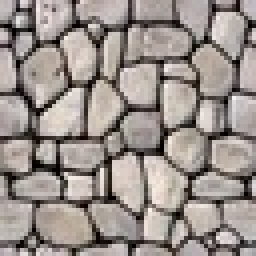
#> input picture rock_wall.jpg, 64 x 64 px, shrunk from 200 x 200 before the run (shown 4 times larger); the run also reads 2 pictures not shown here
$ jupyter execute --allow-errors TextureQuilting.ipynb
#> lines starting #> are read from the running program, lines starting #| are printed output that depends on the picture
# Texture Quilting

In this project, I use code to stitch together image patches sampled from an input texture in order to synthesize new texture images.

---

---
# Part 1 - Shortest Path

The function ***shortest_path***  takes an 2D array of ***costs***, of shape HxW, as input and finds the *shortest vertical path* from top to bottom through the array. A vertical path is specified by a single horizontal location for each row of the H rows. Locations in successive rows should not differ by more than 1 so that at each step the path either goes straight or moves at most one pixel to the left or right. The cost is the sum of the costs of each entry the path traverses. Your function should return an length H vector that contains the index of the path location (values in the range 0..W-1) for each of the H rows.

I solved the problem by implementing a dynamic programming algorithm. I used a for-loop over the rows of the "cost-to-go" array, computing the cost of the shortest path up to that row using the recursive formula that depends on the costs-to-go for the previous row. Once at the last row, we can then find the smallest total cost. To find the path which actually has this smallest cost, we will need to do  backtracking. The easiest way to do this is to also store the index of whichever minimum was selected at each location. These indices will also be an HxW array. We can then backtrack through these indices, reading out the path.

[cell 1]
#modules used
import numpy as np
import matplotlib.pyplot as plt

[cell 2]
def shortest_path(costs):
    """
    This function takes an array of costs and finds a shortest path from the
    top to the bottom of the array which minimizes the total costs along the
    path. The path should not shift more than 1 location left or right between
    successive rows.

    In other words, the returned path is one that minimizes the total cost:

        total_cost = costs[0,path[0]] + costs[1,path[1]] + costs[2,path[2]] + ...

    subject to the constraint that:

        abs(path[i]-path[i+1])<=1

    Parameters
    ----------
    costs : 2D float array of shape HxW
         An array of cost values with W>=3

    Returns
    -------
    path : 1D array of length H
        indices of a vertical path.  path[i] contains the column index of
        the path for each row i.
    """

    nrows = costs.shape[0]
    ncols = costs.shape[1]

    # to keep the implementation simple, we will refuse to handle
    # the boundary case where the cost array is very narrow.
    assert(ncols>=3)

    M = np.copy(costs)
    Q = np.zeros_like(M, dtype=int)
    Q[0,:] = np.arange(ncols)

    for i in range(1, nrows):
        for j in range(0, ncols):
            # left side case where there is no j-1
            if j == 0:
                Q[i,j] = np.argmin(M[i-1, j:j+2])
                min_cost = M[i-1, Q[i,j]]
            # right side case where there is no j+1
            elif j == ncols-1:
                Q[i,j] = np.argmin(M[i-1, j-1:j+1]) + j-1
                min_cost = M[i-1, Q[i,j]]
            # normal case
            else:
                Q[i,j] = np.argmin(M[i-1, j-1:j+2]) + j-1
                min_cost = M[i - 1, Q[i,j]]

            M[i,j] += min_cost

    cur = np.argmin(M[nrows-1,:])
    path = np.empty((nrows),dtype=int)
    path[-1] = cur
    for k in range(nrows-2,-1,-1):
        path[k] = Q[k+1,cur]
        cur = path[k]


    return path

[cell 3]
#
#  test code


# normal case
costs1 = np.array([[9,9,8,9,9],
                   [9,7,8,8,9],
                   [6,9,7,9,9],
                   [6,7,9,9,9],
                   [9,5,9,9,9],
                   [9,3,4,9,9],
                   [9,9,1,9,9]])
path1 = shortest_path(costs1)

print(costs1)
print("path1:",path1)

# special case where a simple greedy forward seach fails
costs2 = np.array([[9,1,9,9,9,8,9],
                   [9,7,9,9,9,8,9],
                   [9,7,9,9,9,9,8],
                   [9,8,9,9,9,1,9],
                   [6,9,9,9,1,9,9],
                   [9,8,9,9,9,1,9],
                   [9,8,9,9,9,9,1],
                   [9,9,7,9,9,1,9]])
path2 = shortest_path(costs2)

print(costs2)
print("path2:",path2)

# case where the seam is a stright line flushed to the right side
costs3 = np.array([[9,9,9,8,9,9,1],
                   [9,7,9,9,9,9,1],
                   [9,7,9,3,9,9,1],
                   [9,8,9,9,9,9,1],
                   [6,9,9,9,5,9,1],
                   [9,8,9,6,9,9,1],
                   [9,8,9,9,9,9,1],
                   [9,9,7,9,9,9,1]])
path3 = shortest_path(costs3)

print(costs3)
print("path3:",path3)

# case where the seam is a stright line flushed to the left side
costs4 = np.array([[1,9,9,8,9,9,9],
                   [1,7,9,9,9,9,9],
                   [1,7,9,3,9,9,9],
                   [1,8,9,9,9,9,9],
                   [1,9,9,9,5,9,9],
                   [1,8,9,6,9,9,9],
                   [1,8,9,9,9,9,9],
                   [1,9,7,9,9,9,9]])
path4 = shortest_path(costs4)

print(costs4)
print("path4:",path4)

# Part 2 - Image Stitching

The function ***stitch*** takes two gray-scale images, ***left_image*** and ***right_image*** and a specified ***overlap*** and returns a new output image by stitching them together along a vertical seam where the two images have very similar brightness values. If the input images are of widths ***w1*** and ***w2*** then the stitched result image returned by the function should be of width ***w1+w2-overlap*** and have the same height as the two input images.

We will want to first extract the overlapping strips from the two input images and then compute a cost array given by the absolute value of their difference. I can then use my ***shortest_path*** function to find the seam along which to stitch the images where they differ the least in brightness. Finally we need to generate the output image by using pixels from the left image on the left side of the seam and from the right image on the right side of the seam.

[cell 4]
def stitch(left_image, right_image, overlap):
    """
    This function takes a pair of images with a specified overlap and stitches them
    togther by finding a minimal cost seam in the overlap region.

    Parameters
    ----------
    left_image : 2D float array of shape HxW1
        Left image to stitch

    right_image : 2D float array of shape HxW2
        Right image to stitch

    overlap : int
        Width of the overlap zone between left and right image

    Returns
    -------
    stitched : 2D float array of shape Hx(W1+W2-overlap)
        The resulting stitched image
    """

    # inputs should be the same height
    assert(left_image.shape[0]==right_image.shape[0])
    assert(overlap>=3)

    lio = left_image[:,left_image.shape[1]-overlap:]
    rio = right_image[:,right_image.shape[1]-overlap:]
    box = np.absolute(lio-rio)
    path = shortest_path(box)

#     stitched = np.zeros((left_image.shape[0],left_image.shape[1]+right_image.shape[1]-overlap))
#     for i in range(len(path)):
#         stitched[i] = np.concatenate((left_image[i,:left_image.shape[1]-overlap+path[i]],right_image[i,path[i]:]))

    li_col = left_image.shape[1]
    lic = np.concatenate((left_image,np.zeros((left_image.shape[0],right_image.shape[1]-overlap), dtype=int)), axis=1)
    ric = np.concatenate((np.zeros((right_image.shape[0],li_col-overlap), dtype=int), right_image), axis=1)

    lic[np.arange(lic.shape[1]) > (path[:, None]+li_col-overlap)] = 0
    ric[np.arange(ric.shape[1]) <= (path[:, None]+li_col-overlap)] = 0

    stitched = lic+ric

    assert(stitched.shape[0]==left_image.shape[0])
    assert(stitched.shape[1]==(left_image.shape[1]+right_image.shape[1]-overlap))

    return stitched

[cell 5]
# a simple test visualization of stitching two random
# tiles which have different overall brightness so we
# can easily see where the seam is

L = np.random.rand(20,20)+1
R = np.random.rand(20,20)+2
S = stitch(L,R,10)
plt.imshow(S)
plt.show()
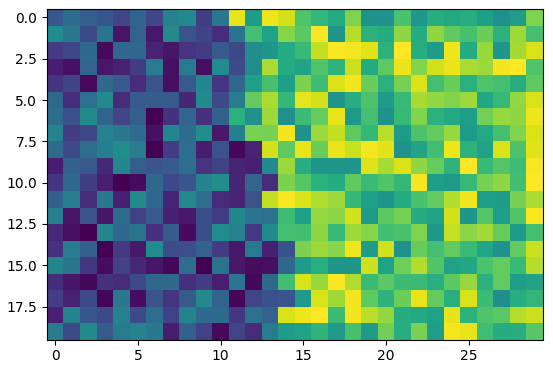
#> figure drawn by matplotlib, 1 panel

# Part 3 - Texture Quilting

The function ***synth_quilt***  takes as input an array indicating the set of texture tiles to use, an array containing the set of available texture tiles, the ***tilesize*** and ***overlap*** parameters and synthesizes the output texture by stitching together the tiles. ***synth_quilt***  utilizes my stitch function repeatedly. First, for each horizontal row of tiles, construct the stitched row by successively stitching the next tile in the row on to the right side of your row image. Once we have row images for all the rows, we can stitch them together to get the final image. Since my stitch function only works for vertical seams, I have to transpose the rows, stitch them together, and then transpose the result.

[cell 6]
def synth_quilt(tile_map,tiledb,tilesize,overlap):

    """
    This function takes as input an array indicating the set of texture tiles
    to use at each location, an array containing the database of available texture
    tiles, tilesize and overlap parameters, and synthesizes the output texture by
    stitching together the tiles


    Parameters
    ----------
    tile_map : 2D array of int
        Array storing the indices of which tiles to paste down at each output location

    tiledb : 2D array of int
        Collection of sample tiles to select from. The array is of size ntiles x npixels
        where each tile image is stored in vectorized form as a row of the array.

    tilesize : (int,int)
        Size of a tile in pixels

    overlap : int
        Amount of overlap between tiles

    Returns
    -------
    output : 2D float array
        The resulting synthesized texture of size
    """

    # determine output size based on overlap and tile size
    outh = (tilesize[0]-overlap)*tile_map.shape[0] + overlap
    outw = (tilesize[1]-overlap)*tile_map.shape[1] + overlap
    output = np.zeros((outh,outw))

    rows = np.zeros((tilesize[0]*tile_map.shape[0],outw))


    for i in range(tile_map.shape[0]):
        row_length = 0
        for j in range(tile_map.shape[1]):
            icoord = i*tilesize[0]
            jcoord = j*(tilesize[1]-overlap)
            tile_vec = tiledb[tile_map[i,j],:];
            tile_image = np.reshape(tile_vec,tilesize)

            if j == 0:
                rows[icoord:(icoord+tilesize[0]),jcoord:(jcoord+tilesize[1])] = tile_image
                row_length += tilesize[1]
            else:
                rows[icoord:(icoord+tilesize[0]),:row_length+tilesize[1]-overlap] =\
                    stitch(rows[icoord:(icoord+tilesize[0]),:row_length],tile_image,overlap)
                row_length += (tilesize[1]-overlap)

    output = output.T
    rows = rows.T
    row_length = 0
    for i in range(tile_map.shape[0]):
        icoord = i*(tilesize[0]-overlap)
        if i == 0:
            output[:,:tilesize[0]] = rows[:,:tilesize[0]]
            row_length += tilesize[0]
        else:
            output[:,:row_length+tilesize[0]-overlap] =\
                stitch(output[:,:row_length],rows[:,i*tilesize[0]:i*tilesize[0]+tilesize[0]],overlap)
            row_length += (tilesize[0]-overlap)

    return output.T

# Part 4 - Texture Synthesis Demo

The function below ***quilt_demo*** puts together the pieces. It takes a sample texture image and a specified output size and uses the functions implemented previously to synthesize a new texture sample.

[cell 7]
#skimage is only needed for sample tiles code provided below
import skimage as ski

def sample_tiles(image,tilesize,randomize=True):
    """
    This function generates a library of tiles of a specified size from a given source image

    Parameters
    ----------
    image : float array of shape HxW
        Input image

    tilesize : (int,int)
        Dimensions of the tiles in pixels


    Returns
    -------
    tiles : float array of shape  numtiles x numpixels
        The library of tiles stored as vectors where npixels is the
        product of the tile height and width
    """

    tiles = ski.util.view_as_windows(image,tilesize)
    ntiles = tiles.shape[0]*tiles.shape[1]
    npix = tiles.shape[2]*tiles.shape[3]
    assert(npix==tilesize[0]*tilesize[1])

#     print("library has ntiles = ",ntiles,"each with npix = ",npix)

    tiles = tiles.reshape((ntiles,npix))

    # randomize tile order
    if randomize:
        tiles = tiles[np.random.permutation(ntiles),:]

    return tiles


def topkmatch(tilestrip,dbstrips,k):
    """
    This function finds the top k candidate matches in dbstrips that
    are most similar to the provided tile strip.

    Parameters
    ----------
    tilestrip : 1D float array of length npixels
        Grayscale values of the query strip

    dbstrips : 2D float array of size npixels x numtiles
        Array containing brightness values of numtiles strips in the database
        to match to the npixels brightness values in tilestrip

    k : int
        Number of top candidate matches to sample from

    Returns
    -------
    matches : list of ints of length k
        The indices of the k top matching tiles
    """
    assert(k>0)
    assert(dbstrips.shape[0]>k)
    error = (dbstrips-tilestrip)
    ssd = np.sum(error*error,axis=1)
    ind = np.argsort(ssd)
    matches = ind[0:k]
    return matches


def quilt_demo(sample_image, ntilesout=(10,20), tilesize=(30,30), overlap=5, k=5):
    """
    This function takes an image and quilting parameters and synthesizes a
    new texture image by stitching together sampled tiles from the source image.


    Parameters
    ----------
    sample_image : 2D float array
        Grayscale image containing sample texture

    ntilesout : list of int
        Dimensions of output in tiles,  e.g. (3,4)

    tilesize : int
        Size of the square tile in pixels

    overlap : int
        Amount of overlap between tiles

    k : int
        Number of top candidate matches to sample from

    Returns
    -------
    img : list of int of length K
        The resulting synthesized texture of size
    """

    # generate database of tiles from sample
    tiledb = sample_tiles(sample_image,tilesize)
    # number of tiles in the database
    nsampletiles = tiledb.shape[0]

    if (nsampletiles<k):
        print("Error: tile database is not big enough!")

    # generate indices of the different tile strips so we can easily
    # extract the left, right, top or bottom overlap strip from a tile
    i,j = np.mgrid[0:tilesize[0],0:tilesize[1]]
    top_ind = np.ravel_multi_index(np.where(i<overlap),tilesize)
    bottom_ind = np.ravel_multi_index(np.where(i>=tilesize[0]-overlap),tilesize)
    left_ind = np.ravel_multi_index(np.where(j<overlap),tilesize)
    right_ind = np.ravel_multi_index(np.where(j>=tilesize[1]-overlap),tilesize)

    # initialize an array to store which tile will be placed
    # in each location in the output image
    tile_map = np.zeros(ntilesout,'int')

#     print('row:')
    for i in range(ntilesout[0]):
#         print(i)
        for j in range(ntilesout[1]):

            if (i==0)&(j==0):                  # first row first tile
                matches = np.zeros(k) #range(nsampletiles)

            elif (i==0):                       # first row (but not first tile)
                left_tile = tile_map[i,j-1]
                tilestrip = tiledb[left_tile,right_ind]
                dbstrips = tiledb[:,left_ind]
                matches = topkmatch(tilestrip,dbstrips,k)

            elif (j==0):                       # first column (but not first row)
                above_tile = tile_map[i-1,j]
                tilestrip = tiledb[above_tile,bottom_ind]
                dbstrips = tiledb[:,top_ind]
                matches = topkmatch(tilestrip,dbstrips,k)

            else:                              # neigbors above and to the left
                left_tile = tile_map[i,j-1]
                tilestrip_1 = tiledb[left_tile,right_ind]
                dbstrips_1 = tiledb[:,left_ind]
                above_tile = tile_map[i-1,j]
                tilestrip_2 = tiledb[above_tile,bottom_ind]
                dbstrips_2 = tiledb[:,top_ind]
                # concatenate the two strips
                tilestrip = np.concatenate((tilestrip_1,tilestrip_2))
                dbstrips = np.concatenate((dbstrips_1,dbstrips_2),axis=1)
                matches = topkmatch(tilestrip,dbstrips,k)

            #choose one of the k matches at random
            tile_map[i,j] = matches[np.random.randint(0,k)]

    output = synth_quilt(tile_map,tiledb,tilesize,overlap)

    return output

[cell 8]
# load in rock_wall.jpg
# run and display results for quilt_demo with
#
# (0) default parameters
# (1) increased tile size
# (2) decrease the overlap
# (3) increase the value for K.

I = plt.imread("rock_wall.jpg")
#> I is the input picture: shape (64, 64, 3); mean R, G, B 153.5, 144.8, 139.8

if (I.dtype == np.uint8):
    I = I.astype(float) / 256

if len(I.shape) == 3:
    I[:] = I.mean(axis=-1,keepdims=1)
    I = I[0:I.shape[0],0:I.shape[1],0]
#> I: shape (64, 64) float64

plt.imshow(I,cmap=plt.cm.gray)
plt.show()

fig, ax = plt.subplots(2,2)
fig.set_figheight(10)
fig.set_figwidth(15)

texture = quilt_demo(I)
#> after the loop in synth_quilt, `for i in range(tile_map.shape[0]):`:
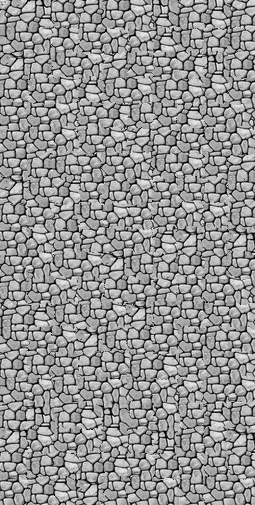
#> output: shape (505, 255) float64; min 0.00391, max 0.952, mean 0.577
ax[0,0].imshow(texture,cmap=plt.cm.gray)

texture = quilt_demo(I,tilesize=(50,50))
#> call 2 of synth_quilt, with tile_map = array of shape (10, 20), tilesize = (50, 50), overlap = 5
#> after the loop in synth_quilt (call 2), `for i in range(tile_map.shape[0]):`:
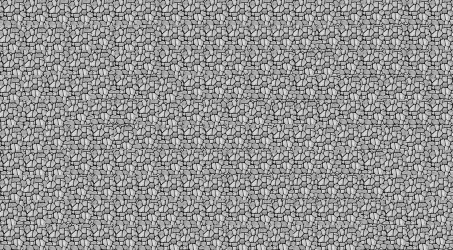
#> rows: shape (500, 905) float64 (shown at 1/2 size); min 0.00391, max 0.952, mean 0.576
#> after the loop in synth_quilt (call 2), `for i in range(tile_map.shape[0]):`:
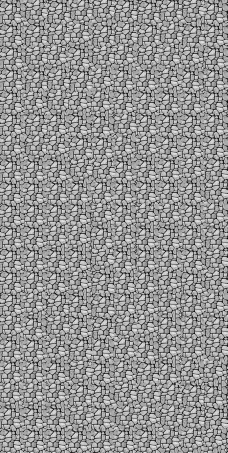
#> output: shape (905, 455) float64 (shown at 1/2 size); min 0.00391, max 0.952, mean 0.578
ax[0,1].imshow(texture,cmap=plt.cm.gray)

texture = quilt_demo(I, overlap=3)
#> call 3 of quilt_demo, with ntilesout = (10, 20), tilesize = (30, 30), overlap = 3, k = 5
#> call 3 of synth_quilt, with tile_map = array of shape (10, 20), tilesize = (30, 30), overlap = 3
#> after the loop in synth_quilt (call 3), `for i in range(tile_map.shape[0]):`:
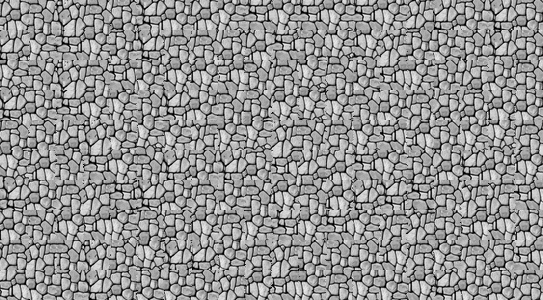
#> rows: shape (300, 543) float64; min 0.00391, max 0.952, mean 0.579
#> after the loop in synth_quilt (call 3), `for i in range(tile_map.shape[0]):`:
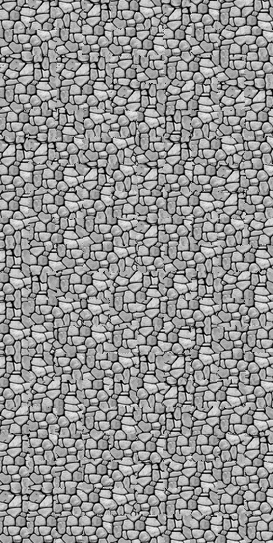
#> output: shape (543, 273) float64; min 0.00391, max 0.952, mean 0.577
#> in quilt_demo (call 3), `output = synth_quilt(tile_map,tiledb,tilesize,overlap)`:
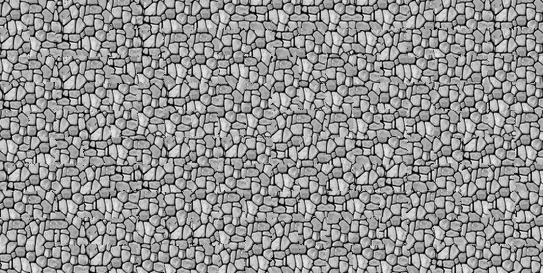
#> output: shape (273, 543) float64; min 0.00391, max 0.952, mean 0.577
ax[1,0].imshow(texture,cmap=plt.cm.gray)

texture = quilt_demo(I,k=15)
#> call 4 of sample_tiles, with tilesize = (30, 30), randomize = True
#> in sample_tiles (call 4), `tiles = tiles[np.random.permutation(ntiles),:]`:
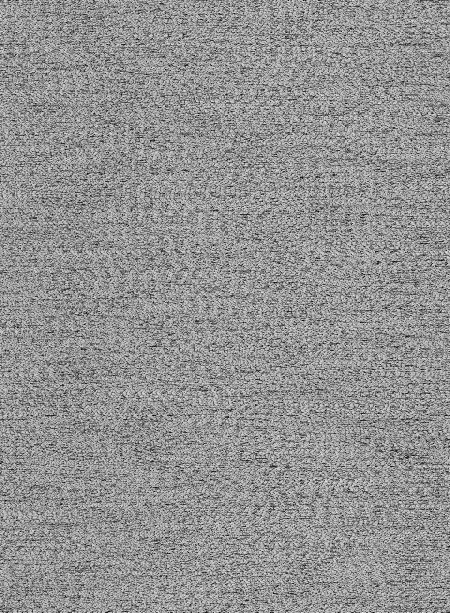
#> tiles: shape (1225, 900) float64 (shown at 1/2 size); min 0.00391, max 0.952, mean 0.576
#> the loop in quilt_demo (call 4), `for i in range(ntilesout[0]):` made 10 passes
#> pass 1, in topkmatch (call 601), `error = (dbstrips-tilestrip)`:
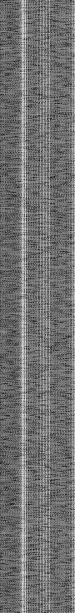
#> error: shape (1225, 150) float64 (shown at 1/2 size); min -0.915, max 0.924, mean -0.1; drawn with min black and max white
#> call 4 of synth_quilt, with tile_map = array of shape (10, 20), tilesize = (30, 30), overlap = 5
#> after the loop in synth_quilt (call 4), `for i in range(tile_map.shape[0]):`:
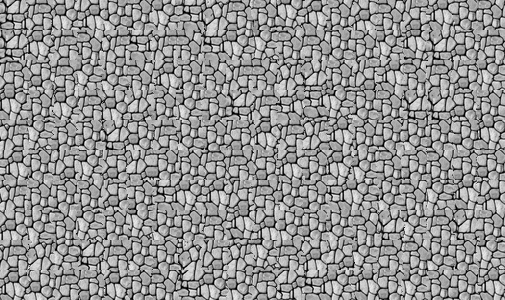
#> rows: shape (300, 505) float64; min 0.00391, max 0.952, mean 0.577
ax[1,1].imshow(texture,cmap=plt.cm.gray)

ax[0,0].set_title('(0) Default Parameters')
ax[0,1].set_title('(1) Increased Tile Size')
ax[1,0].set_title('(2) Decreased Overlap')
ax[1,1].set_title('(3) Increase K')
plt.show()

***For each result shown, explain here how it differs visually from the default setting of the parameters and explain why:***

. (1) Increased Tile Size
    Increasing the tile size creates a larger synthesized texture image that fits more of the original sample and has smaller, more complete rocks. When tile size is increased we are able to get more detail from the original texture sample. We can see the detail in the form of more natural looking rocks. In the original image we see a lot of elongated rocks which are easier to notice with the smaller overall image size. In the new image, this effect is less noticeable as the rocks appear smaller overall which gives the illusion of more naturally shaped rocks.

. (2) Decreased Overlap
    With decreased overlap there is an increase in visible artifacts (i.e. the seams between the tiles became more visible), causing the overall synthesized texture image to appear more blocky. As a result we see a lot of rocks with odd shapes or rocks that seem to collide and merge with each other in unnatural ways. This is because with less overlap, there are fewer pixels to choose from when finding a seam. Also, less overlap means less opportunity for finding matching pixels between neighboring tiles, hence the appearance of more artifacts. Lastly, with less overlap, more of each original tile is used causing the final synthesized texture image to be slightly larger.

. (3) Increased K
    When k was increased, there seemed to be less artifacts (i.e. less little black smudges within the rocks). The individual tiles appear to have blended more seamlessly and there seems to be more variation in the shapes and sizes of the rocks. This is because when k is increased there is a larger set of randomly selected sub-tiles to choose from, which then increases the opportunity of finding better matching candidates when trying to find a tile that has the least sum of squared differences (within the topkmatch function). Having a larger set of random k patches also contributes to more variety in the texture.

[cell 9]
#
# load in yourimage1.jpg
#
# call quilt_demo, experiment with parameters as needed to get a good result
#
# display your source image and the resulting synthesized texture
#
from scipy.ndimage import zoom

I = plt.imread("mytexture1.jpg")

if (I.dtype == np.uint8):
    I = I.astype(float) / 256

if len(I.shape) == 3:
    I[:] = I.mean(axis=-1,keepdims=1)
    I = I[0:I.shape[0],0:I.shape[1],0]

I = zoom(I,0.3)

plt.imshow(I,cmap=plt.cm.gray)
plt.show()
#> (the rest of this cell did not finish here and is left out)

[cell 10]
#
# load in yourimage2.jpg
#
# call quilt_demo, experiment with parameters as needed to get a good result
#
# display your source image and the resulting synthesized texture
#
I = plt.imread("mytexture2.jpg")

if (I.dtype == np.uint8):
    I = I.astype(float) / 256

if len(I.shape) == 3:
    I[:] = I.mean(axis=-1,keepdims=1)
    I = I[0:I.shape[0],0:I.shape[1],0]

I = zoom(I,0.4)

plt.imshow(I,cmap=plt.cm.gray)
plt.show()
texture = quilt_demo(I, tilesize=(50,50), overlap=5)
